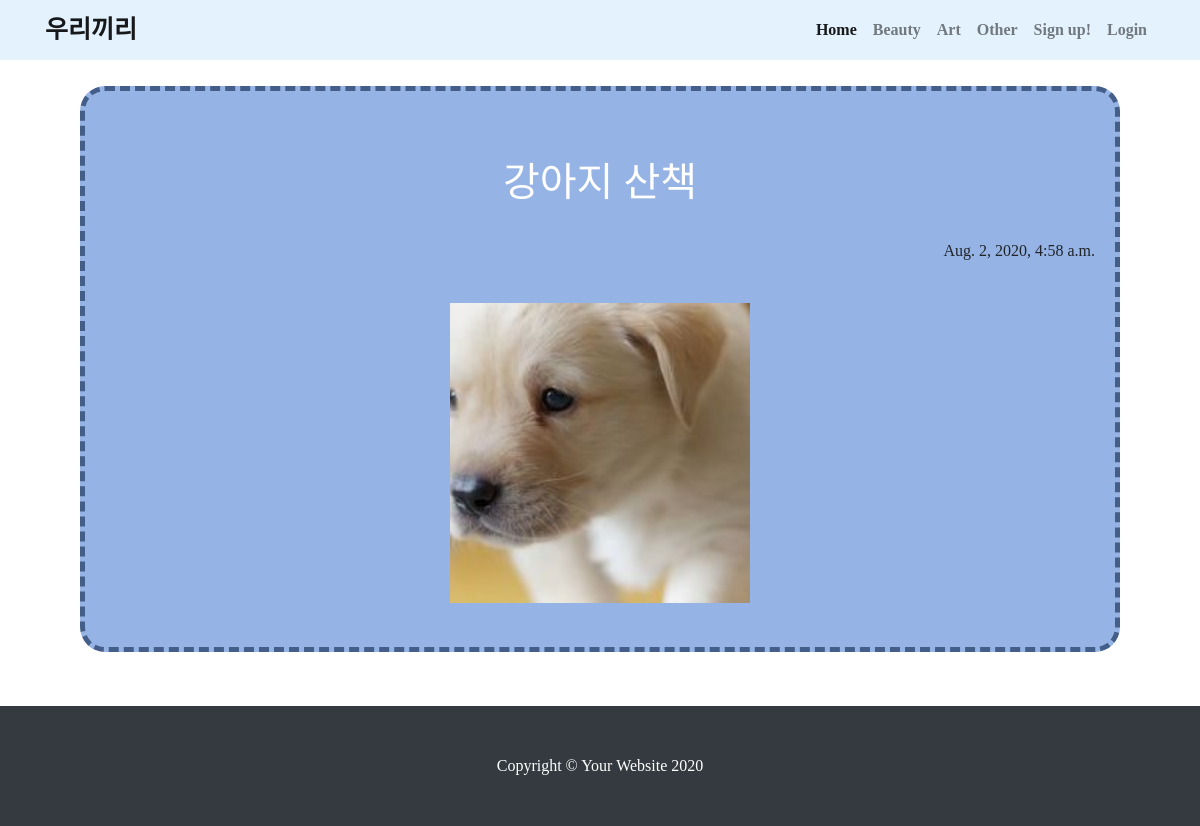
The app's page /Wookie/beauty/2 with its own data.
### Wookie/models.py (models this page shows, shortened)
class Post(models.Model):
    title = models.CharField(max_length=150)
    image = ProcessedImageField(upload_to='images/', processors=[ResizeToFill(200, 200)], format='JPEG', options={'quality':80},)
    pub_date = models.DateTimeField('date published')
    body = models.TextField()
    completion = (
		('beauty', 'Beauty'),
        ('art', 'Art'),
        ('other', 'Other'),
    )
    category = models.CharField(max_length=10, choices=completion, default="beauty")

### Wookie/views.py (the view)
# urls.py: path('beauty/<int:user_id>', Wookie.views.beauty, name='beauty'),
def beauty(request, user_id):
    objs = Post.objects.filter(category="beauty")
    user = get_object_or_404(Profile, pk = user_id)
    return render(request, 'beauty.html', {'obj' : objs, 'user':user})

### Wookie/templates/beauty.html
{% extends 'base.html' %}
{% block content %}
{% load static %}
  {% for obj in obj.all %}
    <div class="box">
        <br><br>
        <a style="text-decoration:none; text-align:center;" href="{%url 'detail' obj.id user.id%}">
            <h1 class="center">{{obj.title}}</h1>
        </a>
        <br>
        <p class="date">{{obj.pub_date}}</p>
        <br>
        {% if obj.image %}
        <img src="{{obj.image.url}}" class="img">
        {% endif %}
        <br>
    </div>
    <br>
  {% empty %}
    <p>등록된 글이 없습니다!</p>
  {% endfor %}
{% endblock %}

### Wookie/static/Wookie/css/heroic-features.css (style rules this page uses)
body { padding-top: 56px; }

### records on screen
Post: title "강아지 산책", pub_date "Aug. 2, 2020, 4:58 a.m.", image (picture)
